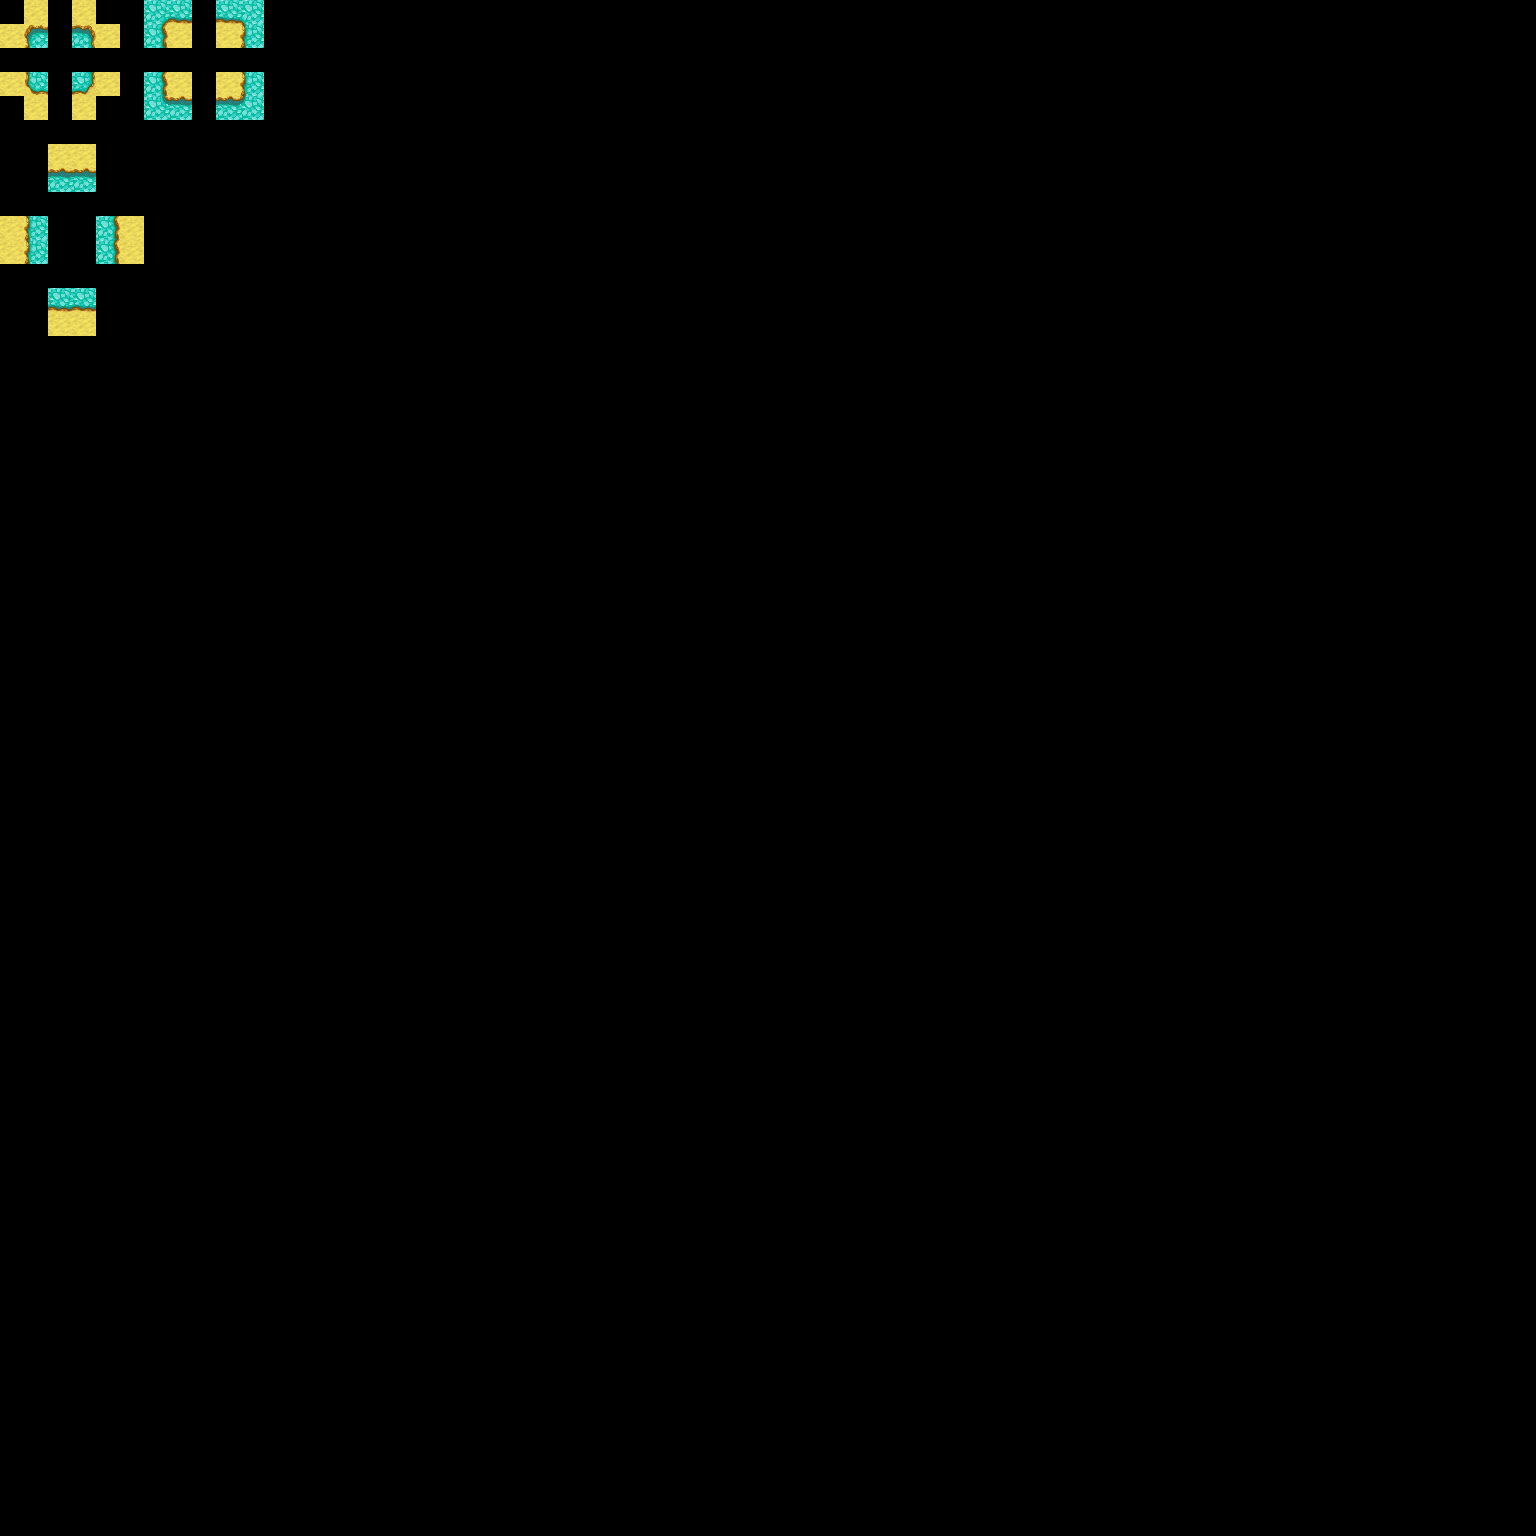

A 2D game scene composited from a Tiled map and its tileset images. What follows is a short description and the map's XML, with each tile layer's data collapsed to a summary:
An orthogonal 64x64 tile map with 24x24 px tiles, 2 tile layers (input_World, output_World), 1 hidden layer not drawn.

<map version="1.5" tiledversion="1.7.2" orientation="orthogonal" renderorder="right-down" width="64" height="64" tilewidth="24" tileheight="24" infinite="0" nextlayerid="4" nextobjectid="1">
 <tileset firstgid="1" name="NORMAL0" tilewidth="24" tileheight="24" spacing="1" margin="1" tilecount="432" columns="18">
  <image source="NORMAL0.png" width="451" height="601" />
 </tileset>
 <layer id="2" name="input_World" width="64" height="64">
  <data>[4096 cells, 44 non-empty, 2 distinct tile ids]</data>
 </layer>
 <layer id="3" name="output_World" width="64" height="64">
  <data>[4096 cells, 36 non-empty, 13 distinct tile ids]</data>
 </layer>
 <layer id="1" name="regions" width="64" height="64" visible="0">
  <data>[4096 cells, 44 non-empty, 1 distinct tile ids]</data>
 </layer>
</map>
